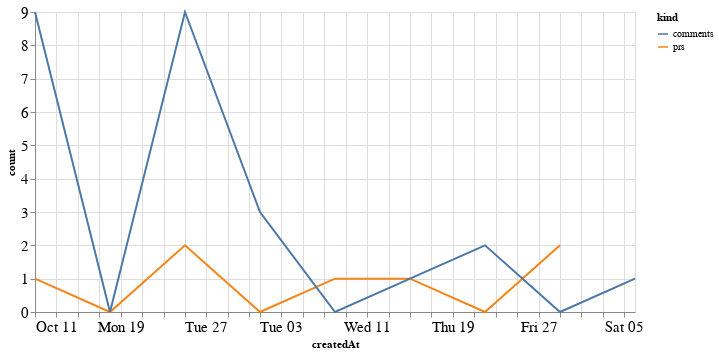

Notebook code cell kept with this figure:
### Code cell
alt.Chart(total_time, width=600).mark_line().encode(
    x='createdAt',
    y='count',
    color='kind'
)

### Figure 1 — Vega-Lite specification as saved in the notebook (floating-point values rounded to 4 significant figures)
{"config": {"axisLeft": {"labelFontSize": 15}, "axisBottom": {"labelFontSize": 15}}, "data": {"name": "data-cd89ac9a4210f9e48ac3bd1563900ce1"}, "mark": "line", "encoding": {"color": {"type": "nominal", "field": "kind"}, "x": {"type": "temporal", "field": "createdAt"}, "y": {"type": "quantitative", "field": "count"}}, "width": 600, "$schema": "https://vega.github.io/schema/vega-lite/v4.8.1.json", "datasets": {"data-cd89ac9a4210f9e48ac3bd1563900ce1": [{"createdAt": "2020-10-11T00:00:00", "kind": "prs", "count": 1.0}, {"createdAt": "2020-10-18T00:00:00", "kind": "prs", "count": 0.0}, {"createdAt": "2020-10-25T00:00:00", "kind": "prs", "count": 2.0}, {"createdAt": "2020-11-01T00:00:00", "kind": "prs", "count": 0.0}, {"createdAt": "2020-11-08T00:00:00", "kind": "prs", "count": 1.0}, {"createdAt": "2020-11-15T00:00:00", "kind": "prs", "count": 1.0}, {"createdAt": "2020-11-22T00:00:00", "kind": "prs", "count": 0.0}, {"createdAt": "2020-11-29T00:00:00", "kind": "prs", "count": 2.0}, {"createdAt": "2020-12-06T00:00:00", "kind": "prs", "count": null}, {"createdAt": "2020-10-11T00:00:00", "kind": "comments", "count": 9.0}, {"createdAt": "2020-10-18T00:00:00", "kind": "comments", "count": 0.0}, {"createdAt": "2020-10-25T00:00:00", "kind": "comments", "count": 9.0}, {"createdAt": "2020-11-01T00:00:00", "kind": "comments", "count": 3.0}, {"createdAt": "2020-11-08T00:00:00", "kind": "comments", "count": 0.0}, {"createdAt": "2020-11-15T00:00:00", "kind": "comments", "count": 1.0}, {"createdAt": "2020-11-22T00:00:00", "kind": "comments", "count": 2.0}, {"createdAt": "2020-11-29T00:00:00", "kind": "comments", "count": 0.0}, {"createdAt": "2020-12-06T00:00:00", "kind": "comments", "count": 1.0}]}}
